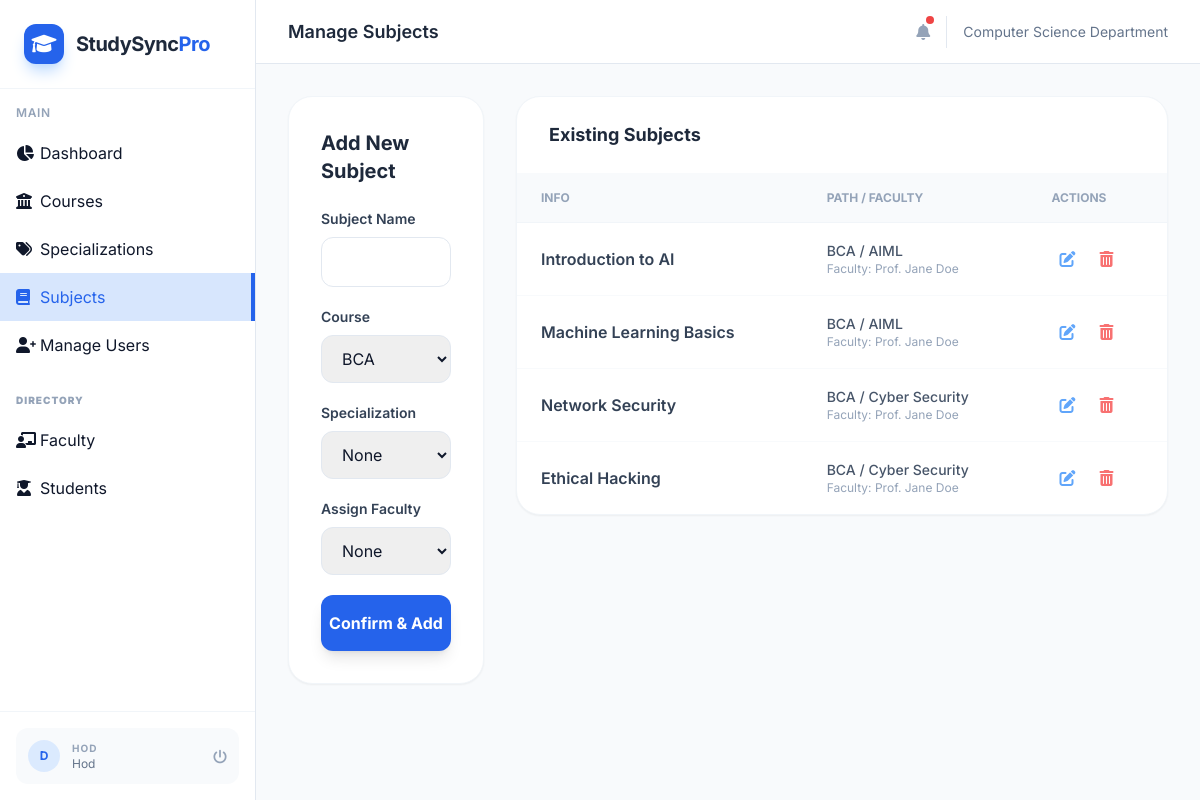
Page /hod/subjects (signed in) on the committed database.
### models.py (models this page shows)
class User(db.Model, UserMixin):
    __tablename__ = 'user'
    id = db.Column(db.Integer, primary_key=True)
    name = db.Column(db.String(100), nullable=False)
    email = db.Column(db.String(120), unique=True, nullable=False)
    password = db.Column(db.String(200), nullable=False)
    role = db.Column(db.String(20), nullable=False) # hod, faculty, student
    department = db.Column(db.String(100))
    subjects_taught = db.relationship('Subject', backref='faculty', lazy=True)
    enrollments = db.relationship('Enrollment', backref='student', lazy=True)
    events_created = db.relationship('Event', backref='creator', lazy=True, foreign_keys='Event.created_by')
    personal_reminders = db.relationship('Event', backref='owner', lazy=True, foreign_keys='Event.user_id')

class Subject(db.Model):
    id = db.Column(db.Integer, primary_key=True)
    name = db.Column(db.String(100), nullable=False)
    code = db.Column(db.String(20), unique=True)
    course_id = db.Column(db.Integer, db.ForeignKey('course.id'), nullable=False)
    specialization_id = db.Column(db.Integer, db.ForeignKey('specialization.id'))
    faculty_id = db.Column(db.Integer, db.ForeignKey('user.id'))
    modules = db.relationship('Module', backref='subject', lazy=True, cascade="all, delete-orphan")
    enrollments = db.relationship('Enrollment', backref='subject', lazy=True, cascade="all, delete-orphan")
    events = db.relationship('Event', backref='subject', lazy=True, cascade="all, delete-orphan")

class Course(db.Model):
    id = db.Column(db.Integer, primary_key=True)
    name = db.Column(db.String(100), nullable=False)
    department = db.Column(db.String(100), nullable=False)
    specializations = db.relationship('Specialization', backref='course', lazy=True, cascade="all, delete-orphan")
    subjects = db.relationship('Subject', backref='course', lazy=True, cascade="all, delete-orphan")

class Specialization(db.Model):
    id = db.Column(db.Integer, primary_key=True)
    name = db.Column(db.String(100), nullable=False)
    course_id = db.Column(db.Integer, db.ForeignKey('course.id'), nullable=False)
    subjects = db.relationship('Subject', backref='specialization', lazy=True, cascade="all, delete-orphan")

### routes/hod.py (the view)
    def decorated_function(*args, **kwargs):
        if not current_user.is_authenticated or current_user.role != 'hod':
            flash('Access Denied', 'danger')
            return redirect(url_for('auth.login'))
        return f(*args, **kwargs)

### templates/hod_manage.html (shortened to what this page needs)
{% extends "base.html" %}
{% block header_title %}Manage {{ type | capitalize }}{% endblock %}
{% block content %}
{% macro render_table(items, type, type_name) %}
<div class="overflow-x-auto">
    <table class="w-full text-left">
        <thead class="bg-slate-50 border-b border-slate-100">
            <tr>
                <th class="px-6 py-4 text-xs font-bold text-slate-400 uppercase">Info</th>
                {% if type == 'specializations' %}
                <th class="px-6 py-4 text-xs font-bold text-slate-400 uppercase">Course</th>
                {% elif type == 'subjects' %}
                <th class="px-6 py-4 text-xs font-bold text-slate-400 uppercase">Path / Faculty</th>
                {% elif type == 'users' %}
                <th class="px-6 py-4 text-xs font-bold text-slate-400 uppercase">Role/Dept</th>
                {% endif %}
                <th class="px-6 py-4 text-xs font-bold text-slate-400 uppercase">Actions</th>
            </tr>
        </thead>
        <tbody class="divide-y divide-slate-50">
            {% for item in items %}
            <tr class="hover:bg-slate-50 transition-colors group">
                <td class="px-6 py-4">
                    <div class="font-semibold text-slate-700">{{ item.name }}</div>
                </td>
                {% if type == 'specializations' %}
                <td class="px-6 py-4 text-sm text-slate-500">{{ item.course.name }}</td>
                {% elif type == 'subjects' %}
                <td class="px-6 py-4">
                    <span class="block text-sm font-medium text-slate-600">{{ item.course.name }} / {{ item.specialization.name if item.specialization else 'General' }}</span>
                    <span class="block text-xs text-slate-400">Faculty: {{ item.faculty.name if item.faculty else 'Unassigned' }}</span>
                </td>
                {% elif type == 'users' %}
                <td class="px-6 py-4 text-sm text-slate-500">
                    {{ item.role | capitalize }} / {{ item.department }}
                </td>
                {% endif %}
                <td class="px-6 py-4">
                    <div class="flex items-center space-x-2">
                        <button
                            data-type="{{ type_name }}"
                            data-id="{{ item.id }}"
                            data-name="{{ item.name }}"
                            data-dept="{{ item.department if item.department else '' }}"
                            data-email="{{ item.email if item.email else '' }}"
                            data-course="{{ item.course_id if item.course_id else '' }}"
                            data-spec="{{ item.specialization_id if item.specialization_id else '' }}"
                            data-faculty="{{ item.faculty_id if item.faculty_id else '' }}"
                            onclick="handleEditClick(this)"
                            class="text-blue-400 hover:text-blue-600 p-2 transition-colors">
                            <i class="fas fa-edit"></i>
                        </button>
                        <a href="{{ url_for('hod.delete_item', type=type_name, id=item.id) }}"
                            class="text-red-400 hover:text-red-600 p-2 transition-colors" onclick="return confirm('Are you sure?')">
                            <i class="fas fa-trash-alt"></i>
                        </a>
                    </div>
                </td>
            </tr>
            {% endfor %}
        </tbody>
    </table>
</div>
{% endmacro %}
<div class="grid grid-cols-1 lg:grid-cols-4 gap-8">
    <div class="lg:col-span-1">
        <div class="bg-white p-8 rounded-3xl shadow-sm border border-slate-100 sticky top-8">
            <h3 class="text-xl font-bold text-slate-800 mb-6 font-display">Add New {{ type[:-1] | capitalize }}</h3>
            <form method="POST" class="space-y-5">
                {% if type == 'courses' %}
                <div>
                    <label class="block text-sm font-semibold text-slate-700 mb-2">Course Name</label>
                    <input type="text" name="name" required class="w-full px-4 py-3 border border-slate-200 rounded-xl focus:ring-2 focus:ring-blue-500 outline-none">
                </div>
                <div>
                    <label class="block text-sm font-semibold text-slate-700 mb-2">Department</label>
                    <input type="text" name="department" required class="w-full px-4 py-3 border border-slate-200 rounded-xl focus:ring-2 focus:ring-blue-500 outline-none">
                </div>
                {% elif type == 'subjects' %}
                <div>
                    <label class="block text-sm font-semibold text-slate-700 mb-2">Subject Name</label>
                    <input type="text" name="name" required class="w-full px-4 py-3 border border-slate-200 rounded-xl focus:ring-2 focus:ring-blue-500 outline-none">
                </div>
                <div>
                    <label class="block text-sm font-semibold text-slate-700 mb-2">Course</label>
                    <select name="course_id" required class="w-full px-4 py-3 border border-slate-200 rounded-xl focus:ring-2 focus:ring-blue-500 outline-none">
                        {% for course in courses %}
                        <option value="{{ course.id }}">{{ course.name }}</option>
                        {% endfor %}
                    </select>
                </div>
                <div>
                    <label class="block text-sm font-semibold text-slate-700 mb-2">Specialization</label>
                    <select name="specialization_id" class="w-full px-4 py-3 border border-slate-200 rounded-xl focus:ring-2 focus:ring-blue-500 outline-none">
                        <option value="">None</option>
                    </select>
                </div>
                <div>
                    <label class="block text-sm font-semibold text-slate-700 mb-2">Assign Faculty</label>
                    <select name="faculty_id" class="w-full px-4 py-3 border border-slate-200 rounded-xl focus:ring-2 focus:ring-blue-500 outline-none">
                        <option value="">None</option>
                    </select>
                </div>
                {% endif %}
                <button type="submit" class="w-full py-4 bg-blue-600 hover:bg-blue-700 text-white font-bold rounded-xl shadow-lg transition-all transform hover:-translate-y-0.5">
                    Confirm & Add
                </button>
            </form>
        </div>
    </div>
    <div class="lg:col-span-3 space-y-8">
        {% if type == 'users' %}
            <div class="bg-white rounded-3xl shadow-sm border border-slate-100 overflow-hidden">
                <div class="px-8 py-6 border-b border-slate-50 flex items-center justify-between">
                    <h3 class="text-lg font-bold text-slate-800">Existing Faculty Members</h3>
                </div>
                {% set items = faculty %}
                {% set type_name = 'user' %}
                {{ render_table(items, 'users', type_name) }}
            </div>
            <div class="bg-white rounded-3xl shadow-sm border border-slate-100 overflow-hidden">
                <div class="px-8 py-6 border-b border-slate-50 flex items-center justify-between">
                    <h3 class="text-lg font-bold text-slate-800">Existing Students</h3>
                </div>
                {% set items = students %}
                {% set type_name = 'user' %}
                {{ render_table(items, 'users', type_name) }}
            </div>
        {% else %}
            <div class="bg-white rounded-3xl shadow-sm border border-slate-100 overflow-hidden">
                <div class="px-8 py-6 border-b border-slate-50">
                    <h3 class="text-lg font-bold text-slate-800">Existing {{ type | capitalize }}</h3>
                </div>
                {% set items = data %}
                {% set type_name = type[:-1] %}
                {{ render_table(items, type, type_name) }}
            </div>
        {% endif %}
    </div>
</div>
{% endblock %}

### templates/base.html (shortened to what this page needs)
<!DOCTYPE html>
<html lang="en">
<head>
    <script src="https://cdn.tailwindcss.com"></script>
    <link href="https://cdnjs.cloudflare.com/ajax/libs/font-awesome/6.0.0/css/all.min.css" rel="stylesheet">
</head>
<body class="bg-slate-50 text-slate-900">
    {% if current_user.is_authenticated %}
    <div class="flex h-screen overflow-hidden">
        <aside class="w-64 bg-white border-r border-slate-200 flex-shrink-0 hidden md:flex flex-col">
            <div class="p-6 border-b border-slate-100">
                <div class="flex items-center space-x-3">
                    <div class="w-10 h-10 bg-blue-600 rounded-xl flex items-center justify-center text-white shadow-lg shadow-blue-200">
                        <i class="fas fa-graduation-cap text-xl"></i>
                    </div>
                    <span class="text-xl font-bold tracking-tight text-slate-800">StudySync<span class="text-blue-600">Pro</span></span>
                </div>
            </div>
            <nav class="flex-1 overflow-y-auto py-4">
                <div class="px-4 mb-2 text-xs font-semibold text-slate-400 uppercase tracking-wider">Main</div>
                {% if current_user.role == 'hod' %}
                <a href="{{ url_for('hod.dashboard') }}" class="sidebar-link flex items-center px-4 py-3 transition-colors {{ 'active' if request.endpoint == 'hod.dashboard' }}">
                    <i class="fas fa-chart-pie w-6"></i> <span>Dashboard</span>
                </a>
                <a href="{{ url_for('hod.manage_courses') }}" class="sidebar-link flex items-center px-4 py-3 transition-colors {{ 'active' if 'course' in request.endpoint }}">
                    <i class="fas fa-university w-6"></i> <span>Courses</span>
                </a>
                <a href="{{ url_for('hod.manage_specializations') }}" class="sidebar-link flex items-center px-4 py-3 transition-colors {{ 'active' if 'specialization' in request.endpoint }}">
                    <i class="fas fa-tags w-6"></i> <span>Specializations</span>
                </a>
                <a href="{{ url_for('hod.manage_subjects') }}" class="sidebar-link flex items-center px-4 py-3 transition-colors {{ 'active' if 'subject' in request.endpoint }}">
                    <i class="fas fa-book w-6"></i> <span>Subjects</span>
                </a>
                <a href="{{ url_for('hod.manage_users') }}" class="sidebar-link flex items-center px-4 py-3 transition-colors {{ 'active' if 'manage_users' in request.endpoint }}">
                    <i class="fas fa-user-plus w-6"></i> <span>Manage Users</span>
                </a>
                <div class="px-4 py-2 mt-4 text-[10px] font-black uppercase tracking-widest text-slate-400">Directory</div>
                <a href="{{ url_for('hod.view_faculty') }}" class="sidebar-link flex items-center px-4 py-3 transition-colors {{ 'active' if 'view_faculty' in request.endpoint }}">
                    <i class="fas fa-chalkboard-teacher w-6"></i> <span>Faculty</span>
                </a>
                <a href="{{ url_for('hod.view_students') }}" class="sidebar-link flex items-center px-4 py-3 transition-colors {{ 'active' if 'view_students' in request.endpoint }}">
                    <i class="fas fa-user-graduate w-6"></i> <span>Students</span>
                </a>
                {% endif %}
            </nav>
            <div class="p-4 border-t border-slate-100">
                <div class="flex items-center space-x-3 p-3 bg-slate-50 rounded-xl">
                    <div class="w-8 h-8 rounded-full bg-blue-100 flex items-center justify-center text-blue-600 font-bold text-xs">
                        {{ current_user.name[0] | upper }}
                    </div>
                    <div class="flex-1 min-w-0">
                        <span class="text-[10px] font-bold text-slate-400 uppercase tracking-widest block">{{ current_user.role }}</span>
                        <p class="text-xs text-slate-500 capitalize">{{ current_user.role }}</p>
                    </div>
                    <a href="{{ url_for('auth.logout') }}" class="text-slate-400 hover:text-red-500 transition-colors">
                        <i class="fas fa-power-off text-sm"></i>
                    </a>
                </div>
            </div>
        </aside>
        <main class="flex-1 flex flex-col min-w-0 bg-slate-50 overflow-hidden">
            <header class="h-16 bg-white border-b border-slate-200 flex items-center justify-between px-8 z-10">
                <div class="flex items-center">
                    <h2 class="text-lg font-semibold text-slate-800">{% block header_title %}{% endblock %}</h2>
                </div>
                <div class="flex items-center space-x-4">
                    <div class="relative">
                        <i class="fas fa-bell text-slate-400 hover:text-blue-600 cursor-pointer"></i>
                        <span class="absolute -top-1 -right-1 w-2 h-2 bg-red-500 rounded-full"></span>
                    </div>
                    <span class="text-sm text-slate-500">{{ current_user.department }} Department</span>
                </div>
            </header>
            <div class="flex-1 overflow-y-auto p-8">
                {% block content %}{% endblock %}
            </div>
        </main>
    </div>
    {% else %}
    {% block auth_content %}{% endblock %}
    {% endif %}
</body>
</html>

### rows in the picture
User: name "D", role "HOD", role "Hod", department "Computer Science"
Subject: name "Introduction to AI", course.name "BCA", specialization "AIML", faculty "Prof. Jane Doe"
Subject: name "Machine Learning Basics", course.name "BCA", specialization "AIML", faculty "Prof. Jane Doe"
Subject: name "Network Security", course.name "BCA", specialization "Cyber Security", faculty "Prof. Jane Doe"
Subject: name "Ethical Hacking", course.name "BCA", specialization "Cyber Security", faculty "Prof. Jane Doe"

### other values in the picture
{{ type | capitalize }} "Subjects"
{{ type[:-1] | capitalize }} "Subject"
form field course_id "BCA"
